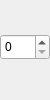
<?xml version="1.0" encoding="UTF-8"?>
<ui version="4.0">
 <class>ColorStop</class>
 <widget class="QWidget" name="ColorStop">
  <property name="geometry">
   <rect>
    <x>0</x>
    <y>0</y>
    <width>50</width>
    <height>100</height>
   </rect>
  </property>
  <property name="sizePolicy">
   <sizepolicy hsizetype="Fixed" vsizetype="Fixed">
    <horstretch>0</horstretch>
    <verstretch>0</verstretch>
   </sizepolicy>
  </property>
  <property name="minimumSize">
   <size>
    <width>50</width>
    <height>100</height>
   </size>
  </property>
  <property name="maximumSize">
   <size>
    <width>50</width>
    <height>100</height>
   </size>
  </property>
  <property name="windowTitle">
   <string>Form</string>
  </property>
  <widget class="QWidget" name="verticalLayoutWidget">
   <property name="geometry">
    <rect>
     <x>0</x>
     <y>0</y>
     <width>102</width>
     <height>62</height>
    </rect>
   </property>
   <layout class="QVBoxLayout" name="verticalLayout" stretch="0,0">
    <property name="spacing">
     <number>0</number>
    </property>
    <property name="sizeConstraint">
     <enum>QLayout::SetMinAndMaxSize</enum>
    </property>
    <item>
     <widget class="ColorPicker" name="color_picker" native="true">
      <property name="sizePolicy">
       <sizepolicy hsizetype="Fixed" vsizetype="Fixed">
        <horstretch>0</horstretch>
        <verstretch>0</verstretch>
       </sizepolicy>
      </property>
      <property name="minimumSize">
       <size>
        <width>50</width>
        <height>34</height>
       </size>
      </property>
      <property name="maximumSize">
       <size>
        <width>50</width>
        <height>34</height>
       </size>
      </property>
     </widget>
    </item>
    <item>
     <widget class="QSpinBox" name="stop">
      <property name="sizePolicy">
       <sizepolicy hsizetype="Fixed" vsizetype="Fixed">
        <horstretch>0</horstretch>
        <verstretch>0</verstretch>
       </sizepolicy>
      </property>
      <property name="minimumSize">
       <size>
        <width>50</width>
        <height>26</height>
       </size>
      </property>
      <property name="maximumSize">
       <size>
        <width>50</width>
        <height>26</height>
       </size>
      </property>
      <property name="maximum">
       <number>100</number>
      </property>
     </widget>
    </item>
   </layout>
  </widget>
 </widget>
 <customwidgets>
  <customwidget>
   <class>ColorPicker</class>
   <extends>QWidget</extends>
   <header location="global">ColorPicker.h</header>
   <container>1</container>
  </customwidget>
 </customwidgets>
 <resources/>
 <connections/>
</ui>
